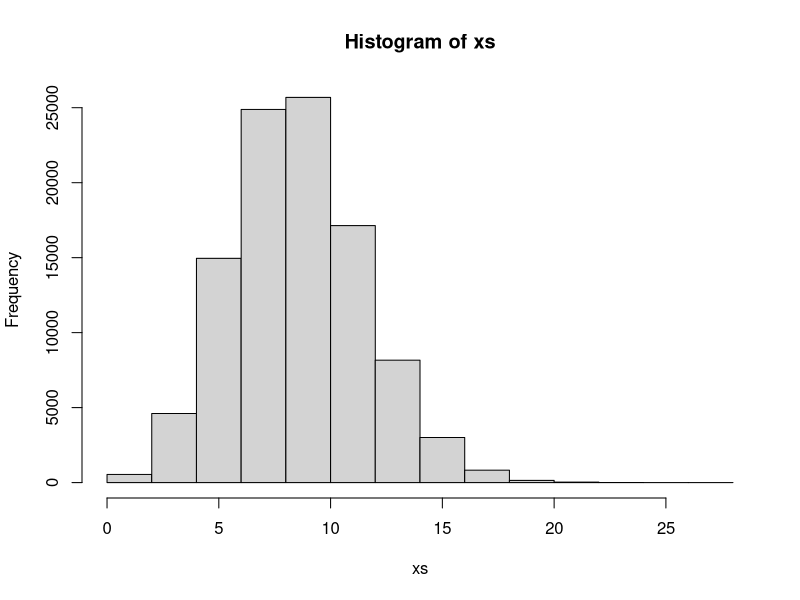

R code for this plot: (Note: this script raises an error after producing the figure.)
dbinom(6, 10, 1/2)  # P(X = 6)
sum(dbinom(6:0, 10, .5))  # P(X <= 6)
choose(10, 6)*1/2^6*(1-1/2)^4  # P(X = 6)
dbinom(4, 10, .7)  # P(Y = 4 | Y~Bin(n = 10, p = .7))

xs <- rbinom(100000, 300, .03)
hist(xs)
mean(xs <= 12 & xs >=5)

z <- 0:300
pz <- dbinom(z, 300, .03)

EV <- function(x, px){
  if(sum(px) != 1)
    stop("sum of probabilities must be 1.")
  if(length(x) != length(px))
    stop("x and px must be the same length.")
  E <- sum(x*px)
  V <- sum(((x - E)^2)*px)
  S <- sqrt(V)
  c(E, V, S)
}

EV(z, pz)

# Expected Values #2
x <- 1:3
px <- c(.53, .47*.53, .47^2*.53 + .47^3)
EV(x, px)
# E(Boys)
x <- 0:3
px <- c(.53, .47*.53, .47^2*.53, .47^3)
EVX(x, px)
# SD # 1
x <- c(0, 13, 26, 41)
px <- c(26/52, 13/52, 12/52, 1/52)
EV(x, px)
# SD # 2
x <- 1:3
px <- c(.46, .54*.46, 1 - .46 - .54*.46)
EV(x, px)
# E value and variance # 1
x <- c(110 - 9000, 110 - 2000, 110)
px <- c(1/2083, 1/495, 1 -(1/2083 + 1/495))
EV(x, px)

--------------------------------------------

z <- 0:300
pz <- dbinom(z, 300, .03)
EV(z, pz)
# E(Z) = 9.0, S(X) = 2.954657
# Y ~approx N(9, 2.954657)
# Solve Exactly
# P(6 <= Z <= 12) = P(Z <= 12) - P(Z <= 5)
pbinom(12, 300, 0.03) - pbinom(5, 300, 0.03)
# Or
sum(dbinom(6:12, 300, 0.03))
# Approximation now
# P(6 <= Y <= 12)
pnorm(12, 9, 2.954657) - pnorm(6, 9, 2.954657)  
  
################### 

# Suppose IQ ~ N(100, 16)

# P(84 <= IQ <= 116)  = P(IQ <= 116) - P(IQ <= 84) 
pnorm(116, 100, 16) - pnorm(84, 100, 16)

# P(IQ <= x) = 0.95
qnorm(.95, 100, 16)

#



#### Using simulation

xs <- rbinom(10000, 10, .5)
mean(xs == 6)
mean(xs <= 6)

ys <- rbinom(10000, 10, .7)
mean(ys == 4)


y <- 0:10
py <- dbinom(y, 10, .7)
DF <- data.frame(y, py)
DF
(EY <- sum(y*py))

10*.7*.3
VY <- sum((y - EY)^2*py)
VY
VY^.5

x <- 0:3
px <- c(.3, .2, .1, .4)
(EX <- sum(x*px))
(VX <- sum((x - EX)^2*px))
(SX <- VX^.5)
